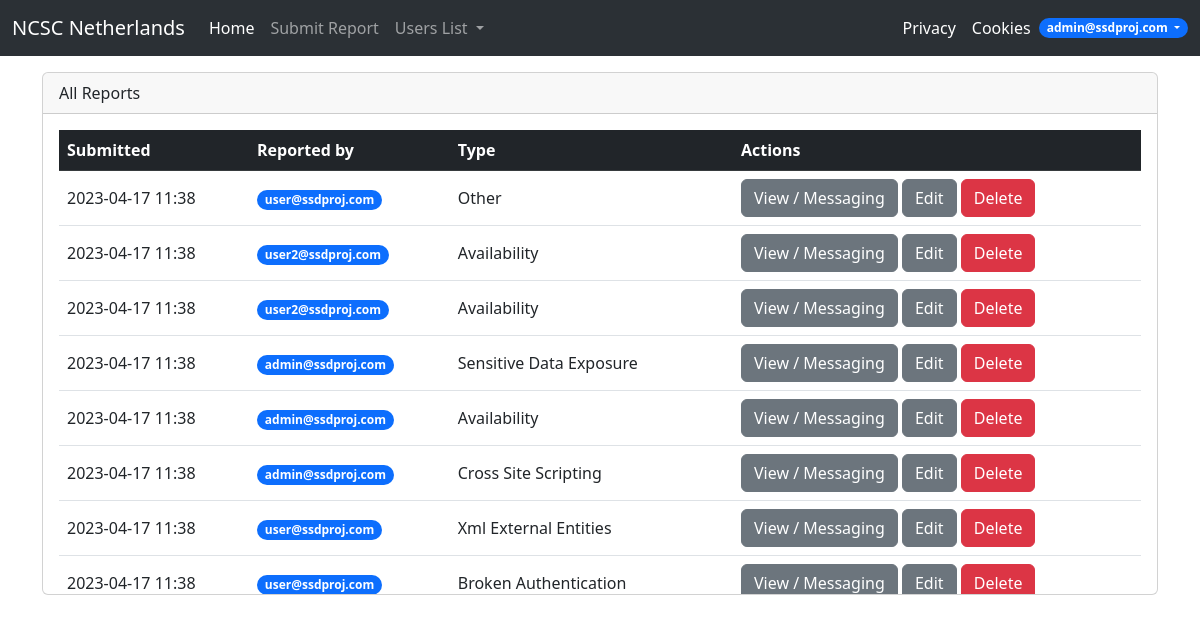
/dashboard (signed in), run on the app's committed database.
### App.py (models this page shows)
class User(db.Model, UserMixin):
    id = db.Column(db.Integer, primary_key=True)
    first_name = db.Column(db.String)
    surname_prefix = db.Column(db.String)
    surname = db.Column(db.String)
    email = db.Column(db.String, unique=True)
    password = db.Column(db.String)
    phone_number = db.Column(db.String)
    role = db.Column(db.String, default="User")
    is_deleted = db.Column(db.Boolean, default=False)
    enc_key = db.Column(db.String)
    userreports = db.relationship('Report', backref="user", lazy=True)
    usermessages = db.relationship('Message', backref="from_user", lazy=True)

### App.py (the view)
@app.route("/dashboard")
@login_required
def dashboard():
    if current_user.role == "Admin":
        reports_encr = db.session.query(Report) \
            .order_by(Report.date_time.desc()).all()
    else:
        reports_encr = db.session.query(Report) \
            .where(current_user.id == Report.user_id) \
            .order_by(Report.date_time.desc()).all()
    reports = []
    for rep in reports_encr:
        content = decrypt_data(rep.report_content, rep.user.enc_key)
        content['vulnerability'] = " ".join(map(str.capitalize, content['vulnerability'].split("_")))
        other_fields = {
            "id": rep.id,
            "user_id": rep.user_id,
            "date_time": rep.date_time.strftime('%Y-%m-%d %H:%M'),
            "user_email": rep.user.email
        }
        other_fields.update(content)
        reports.append(other_fields)
    return render_template("dashboard.html", reports=reports, role=current_user.role)

### App.py (called while the page is built)
@login_manager.user_loader
def load_user(user_id):
    return User.query.get(int(user_id))

### encrypt.py (called while the page is built)
def decrypt_data(encrypted_data, dec_key):
    fernet = Fernet(dec_key)
    decrypted_data = fernet.decrypt(encrypted_data)
    json_data = json.loads(decrypted_data.decode())
    return json_data

### templates/dashboard.html (shortened to what this page needs)
{% extends 'base.html' %}
{% block body %}
    <div class="container">
        <div class="card">
            <div class="card-header">
                {% if role == "Admin" %}
                    All Reports
                {% else %}
                    Your Reports
                {% endif %}
            </div>
            <div class="card-body" style="max-height: 30rem;overflow-y: auto;">
                <table class="table">
                    <thead class="table-dark">
                    <tr>
                        <th>Submitted</th>
                        {% if role == "Admin" %}<th>Reported by</th>{% endif %}
                        <th>Type</th>
                        <th>Actions</th>
                    </tr>
                    </thead>
                    <tbody>
                    {% for report in reports %}
                        <tr>
                            <td class="align-middle">{{ report.date_time }}</td>
                            {% if role == "Admin" %}<td class="align-middle">
                                <a href="{{ url_for('getaccount', email=report.user_email) }}" class="badge rounded-pill bg-primary text-decoration-none">{{ report.user_email }}</a></td>{% endif %}
                            <td class="align-middle">{{ report.vulnerability }}</td>
                            <td class="align-middle">
                                <a href="{{ url_for('messaging', report_id=report.id)}}" class="btn btn-secondary">View / Messaging</a>
                                <a href="{{ url_for('editreport', report_id=report.id)}}" class="btn btn-secondary">Edit</a>
                                {% if role == "Admin" %}<button type="button" class="btn btn-danger delete-report-btn" data-toggle="modal" data-target="#confirm-delete-modal-{{ report.id }}">Delete</button>{% endif %} </td>
                        </tr>
                    {% endfor %}
                </table>
            </div>
        </div>
    </div>
{% endblock %}

### templates/base.html (shortened to what this page needs)
<!DOCTYPE html>
<html lang="en">
<head>
    {% block head %}
        <link href="https://cdn.jsdelivr.net/npm/bootstrap@5.3.0-alpha2/dist/css/bootstrap.min.css" rel="stylesheet"
>
    {% endblock %}
</head>
<body>
<nav class="navbar navbar-expand-lg bg-body-tertiary" data-bs-theme="dark">
    <div class="container-fluid">
        <a class="navbar-brand" href="{{ url_for('index') }}">NCSC Netherlands</a>
        <div class="collapse navbar-collapse" id="navbarSupportedContent">
            <ul class="navbar-nav me-auto mb-2 mb-lg-0">
                {% if not current_user.is_authenticated %}
                    <li class="nav-item">
                        <a class="nav-link active" aria-current="page" href="{{ url_for('index') }}">Home</a>
                    </li>
                    <li class="nav-item">
                        <a class="nav-link" href="{{ url_for('login') }}">Login</a>
                    </li>
                    <li class="nav-item">
                        <a class="nav-link" href="{{ url_for('register') }}">Register</a>
                    </li>
                {% else %}
                    <li class="nav-item">
                        <a class="nav-link active" aria-current="page" href="{{ url_for('index') }}">Home</a>
                    </li>
                    <li class="nav-item">
                        <a class="nav-link" href="{{ url_for('submitreport') }}">Submit Report</a>
                    </li>
                    {% if current_user.is_authenticated and current_user.role=="Admin" %}
                        <li class="nav-item dropdown">
                            <a class="nav-link dropdown-toggle" href="#" id="navbarDropdown" role="button"
                               data-bs-toggle="dropdown" aria-expanded="true">
                                Users List
                            </a>
                        </li>
                    {% endif %}
                {% endif %}
            </ul>
            <ul class="navbar-nav ms-auto">
                <li class="nav-item">
                    <a class="nav-link active" aria-current="page" href="{{ url_for('privacy') }}">Privacy</a>
                </li>
                <li class="nav-item">
                    <a class="nav-link active" aria-current="page" href="{{ url_for('cookies') }}">Cookies</a>
                </li>
                {% if current_user.is_authenticated %}
                    <li class="nav-item dropdown d-flex align-items-center">
                        <a class="nav-link dropdown-toggle badge rounded-pill bg-primary" href="#" id="navbarDropdown"
                           role="button"
                           data-bs-toggle="dropdown" aria-expanded="true">
                            {{ current_user.email }}
                        </a>
                    </li>
                {% endif %}
            </ul>
        </div>
    </div>
</nav>
{% block body %} {% endblock %}
</body>
</html>

### templates/base.html (style rules this page uses)
html, body { scroll-behavior: smooth; }

### data on the page
User: email "admin@ssdproj.com", date_time "2023-04-17 11:38", user_email "admin@ssdproj.com", vulnerability "Sensitive Data Exposure", vulnerability "Availability", vulnerability "Cross Site Scripting"
User: date_time "2023-04-17 11:38", user_email "user@ssdproj.com", vulnerability "Other", vulnerability "Xml External Entities", vulnerability "Broken Authentication"
User: date_time "2023-04-17 11:38", user_email "user2@ssdproj.com", vulnerability "Availability"
